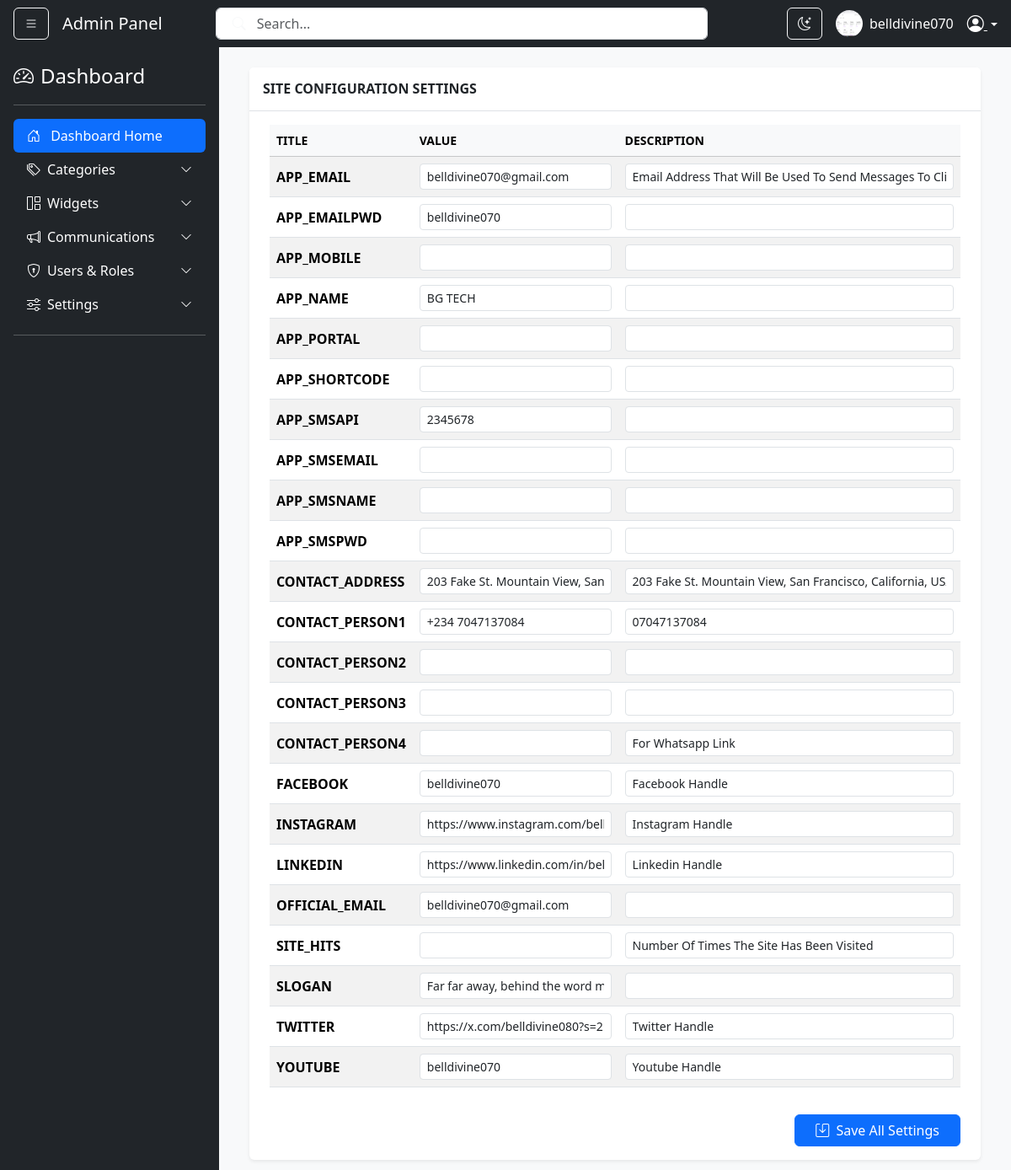
Screenshot of /bg-admin/site/settings/ (signed in) with the database file from the repository.
### users/models.py (models this page shows, shortened)
class CustomUser(AbstractBaseUser, PermissionsMixin):
    id = models.UUIDField(primary_key=True, default=uuid.uuid4, editable=False)
    email = models.EmailField(unique=True)
    username = models.CharField(max_length=150, unique=True)
    first_name = models.CharField(max_length=30)
    last_name = models.CharField(max_length=30)
    full_name = models.CharField(max_length=60, blank=True, null=True, editable=False)
    is_subscribed = models.BooleanField(default=True, verbose_name="Wants Newsletters")
    is_active = models.BooleanField(default=True)
    is_staff = models.BooleanField(default=False)
    is_manager = models.BooleanField(default=False)
    is_online = models.BooleanField(default=False)
    department = models.ForeignKey(Department, on_delete=models.SET_NULL, null=True, blank=True)
    date_joined = models.DateTimeField(default=timezone.now)
    role = models.ForeignKey('users.Role', on_delete=models.SET_NULL, null=True, blank=True, related_name='users')
    assigned_to = models.ForeignKey('self', on_delete=models.SET_NULL, null=True, blank=True, related_name='subordinates')
    region = models.CharField(max_length=50, blank=True, null=True)
    religion = models.CharField(max_length=50, blank=True, null=True)
    tribe = models.CharField(max_length=50, blank=True, null=True)
    ip_address = models.GenericIPAddressField(blank=True, null=True)
    racial_info = models.CharField(max_length=20, choices=[('black', 'Black'), ('white', 'White'), ('other', 'Other')], blank=True, null=True)
    profile_image = models.ImageField(upload_to='profile_images/', null=True, blank=True)
    USERNAME_FIELD = 'email'
    REQUIRED_FIELDS = ['username', 'first_name', 'last_name']
    objects = CustomUserManager()
    class Meta:
        verbose_name = 'Custom User'
        verbose_name_plural = 'Custom Users'

class AppVariable(models.Model):
    var_name = models.CharField(max_length=100, unique=True)
    var_value = models.CharField(max_length=255, blank=True, null=True)
    description = models.CharField(max_length=250, blank=True, default="")
    isreadonly = models.IntegerField(default=0)
    lastupdated = models.DateTimeField(auto_now=True)

### users/views.py (the view, shortened to what this page needs)
# urls.py: path('site/settings/', views.SiteSettingsUpdateView.as_view(), name='site_settings'),
class SiteSettingsUpdateView(UserPassesTestMixin, FormView):
    form_class = SiteSettingsKeyForm
    template_name = 'settings/site_settings.html'
    success_url = reverse_lazy('site_settings')
    def test_func(self): return self.request.user.is_superuser
    def get_context_data(self, **kwargs):
        context = super().get_context_data(**kwargs)
        combined = []
        for setting in context['form'].settings:
            combined.append({
                'value_field': context['form'][setting.var_name],
                'description_field': context['form'][f'desc_{setting.var_name}'],
                'var_name': setting.var_name,
                'label': context['form'][setting.var_name].label
            })
        context['combined_settings_list'] = combined
        return context

### users/forms.py (shortened to what this page needs)
class SiteSettingsKeyForm(forms.Form):
    def __init__(self, *args, **kwargs):
        super().__init__(*args, **kwargs)
        self.settings = AppVariable.objects.all().order_by('var_name')
        for setting in self.settings:
            var_name = setting.var_name
            WidgetType = forms.Textarea if var_name in ['site_description', 'footer_text'] else forms.TextInput
            self.fields[var_name] = forms.CharField(
                label=var_name.replace('_', ' ').title(),
                widget=WidgetType(attrs={'class': 'form-control'}),
                required=False,
                initial=setting.var_value
            )
            self.fields[f'desc_{var_name}'] = forms.CharField(
                label=f"{var_name} Description",
                widget=forms.TextInput(attrs={'class': 'form-control'}),
                required=False,
                initial=setting.description
            )

### users/context_processors.py (called while the page is built)
def app_settings_processor(request):
    settings_dict = {}
    try:
        variables = AppVariable.objects.all().values('var_name', 'var_value')
        for var in variables:
            settings_dict[var['var_name']] = var['var_value']
    except Exception as e:
        print(f"Error loading AppVariables: {e}")
        settings_dict = {}
    return settings_dict

### users/templates/settings/site_settings.html (shortened to what this page needs)
{% extends "layout.html" %}
{% load widget_tweaks %}
{% block content %}
    <div class="card shadow-sm border-0">
        <div class="card-header bg-white py-3 border-bottom">
            <h6 class="fw-bold text-uppercase mb-0">Site Configuration Settings</h6>
        </div>
        <div class="card-body px-4">
            <form action="{% url 'site_settings' %}" method="post">
                <div class="table-responsive">
                    <table class="table table-striped table-hover align-middle">
                        <thead class="table-light">
                            <tr class="text-uppercase small fw-bold text-secondary">
                                <th width="20%">Title</th>
                                <th width="30%">Value</th>
                                <th width="50%">Description</th>
                            </tr>
                        </thead>
                        <tbody>
                            {% for item in combined_settings_list %}
                            <tr>
                                <td class="fw-bold">{{ item.var_name }}</td>
                                <td>
                                    {% render_field item.value_field class="form-control form-control-sm" %}
                                </td>
                                <td>
                                    {% render_field item.description_field class="form-control form-control-sm" %}
                                </td>
                            </tr>
                            {% endfor %}
                        </tbody>
                    </table>
                </div>
                <div class="text-end mt-3">
                    <button type="submit" class="btn btn-primary px-4">
                        <i class="bi bi-save me-1"></i> Save All Settings
                    </button>
                </div>
            </form>
        </div>
    </div>
</div>
{% endblock %}

### users/templates/layout.html (shortened to what this page needs)
{% load static %}
<!DOCTYPE html>
<html lang="en">
<head>
    <link rel="stylesheet" href="https://cdn.jsdelivr.net/npm/bootstrap-icons@1.13.1/font/bootstrap-icons.min.css">
    <link href="https://cdn.jsdelivr.net/npm/bootstrap@5.3.2/dist/css/bootstrap.min.css" rel="stylesheet">
    <link rel="stylesheet" href="{% static 'users/css/jquery.datetimepicker.min.css' %}">
    <link rel="stylesheet" href="{% static 'users/css/style.css' %}">
</head>
<body id="mainBody">
    <nav id="navbar" class="navbar navbar-expand-lg navbar-dark bg-dark sticky-top px-3">
        <button class="btn btn-outline-light me-3" id="sidebarToggle">
            <i class="bi bi-list"></i>
        </button>
        <a class="navbar-brand" href="#">Admin Panel</a>
        <form class="d-none d-md-flex mx-auto w-50 position-relative" role="search">
            <input class="form-control ps-5" type="search" placeholder="Search..." aria-label="Search">
            <button class="btn position-absolute top-50 start-0 translate-middle-y ms-2 border-0 bg-transparent" type="submit">
                <i class="bi bi-search text-light"></i>
            </button>
        </form>
        <div class="ms-auto d-flex align-items-center">
            <button class="btn btn-outline-light me-3 d-none d-sm-block" id="darkModeToggle" title="Toggle theme">
                <i class="bi bi-moon-stars" id="moonIcon"></i>
            </button>
            <img src="{% if user.profile_image %}{{ user.profile_image.url }}{% else %}{% static 'images/default_profile.png' %}{% endif %}" alt="Profile" class="rounded-circle me-2" width="32" height="32">
            <span class="text-white me-3 d-none d-lg-inline">{{ user.username|default:"Admin" }}</span>
            <div class="dropdown">
                <a class="text-white dropdown-toggle" data-bs-toggle="dropdown" style="cursor: pointer;">
                    <i class="bi bi-person-circle fs-5"></i>
                </a>
            </div>
        </div>
    </nav>
    <div class="d-flex">
        <div id="sidebar" class="bg-dark text-white p-3">
            <a href="/" class="d-flex align-items-center mb-3 text-white text-decoration-none">
                <i class="bi bi-speedometer2 fs-4 me-2"></i>
                <span class="fs-4">Dashboard</span>
            </a>
            <hr class="border-light">
            <ul class="nav nav-pills flex-column mb-auto">
                <li class="nav-item">
                    <a href="{% url 'index' %}" class="nav-link text-white active">
                        <i class="bi bi-house-door me-2"></i> Dashboard Home
                    </a>
                </li>
                <li>
                    <a data-bs-toggle="collapse" href="#CategoryMenu" class="nav-link text-white d-flex align-items-center">
                        <i class="bi bi-tags me-2"></i> Categories
                        <i class="bi bi-chevron-down ms-auto small"></i>
                    </a>
                </li>
                <li>
                    <a data-bs-toggle="collapse" href="#WidgetMenu" class="nav-link text-white d-flex align-items-center">
                        <i class="bi bi-grid-1x2 me-2"></i> Widgets
                        <i class="bi bi-chevron-down ms-auto small"></i>
                    </a>
                </li>
                <li>
                    <a data-bs-toggle="collapse" href="#commMenu" class="nav-link text-white d-flex align-items-center">
                        <i class="bi bi-megaphone me-2"></i> Communications
                        <i class="bi bi-chevron-down ms-auto small"></i>
                    </a>
                </li>
                <li>
                    <a data-bs-toggle="collapse" href="#usersMenu" class="nav-link text-white d-flex align-items-center">
                        <i class="bi bi-shield-lock me-2"></i> Users & Roles
                        <i class="bi bi-chevron-down ms-auto small"></i>
                    </a>
                </li>
                <li>
                    <a data-bs-toggle="collapse" href="#settingsMenu" class="nav-link text-white d-flex align-items-center">
                        <i class="bi bi-sliders me-2"></i> Settings
                        <i class="bi bi-chevron-down ms-auto small"></i>
                    </a>
                </li>
            </ul>
            <hr class="border-light">
        </div>
        <main id="content" class="flex-grow-1 content-wrapper p-3 p-md-4 bg-light">
            <div class="container-fluid">
                {% block content %}{% endblock content %}
            </div>
</body>
</html>

### users/static/users/css/style.css (style rules this page uses)
:root { --sidebar-width: 260px; }
body { overflow-x: hidden; background-color: #f8f9fa; transition: background 0.3s; }
#sidebar { min-width: var(--sidebar-width); max-width: var(--sidebar-width); background: #212529; transition: all 0.3s ease; min-height: 100vh; }
#sidebar { width: 260px; transition: all 0.3s ease; }

### users/templates/layout.html (style rules this page uses)
.content-wrapper { transition: all 0.3s; width: 100%; }

### rows the page displays
CustomUser: profile_image (picture), username "belldivine070"
AppVariable: var_name "APP_EMAIL"
AppVariable: var_name "APP_EMAILPWD"
AppVariable: var_name "APP_MOBILE"
AppVariable: var_name "APP_NAME"
AppVariable: var_name "APP_PORTAL"
AppVariable: var_name "APP_SHORTCODE"
AppVariable: var_name "APP_SMSAPI"
AppVariable: var_name "APP_SMSEMAIL"
AppVariable: var_name "APP_SMSNAME"
AppVariable: var_name "APP_SMSPWD"
AppVariable: var_name "CONTACT_ADDRESS"
AppVariable: var_name "CONTACT_PERSON1"
AppVariable: var_name "CONTACT_PERSON2"
AppVariable: var_name "CONTACT_PERSON3"
AppVariable: var_name "CONTACT_PERSON4"
AppVariable: var_name "FACEBOOK"
AppVariable: var_name "INSTAGRAM"
AppVariable: var_name "LINKEDIN"
AppVariable: var_name "OFFICIAL_EMAIL"
AppVariable: var_name "SITE_HITS"
AppVariable: var_name "SLOGAN"
AppVariable: var_name "TWITTER"
AppVariable: var_name "YOUTUBE"
